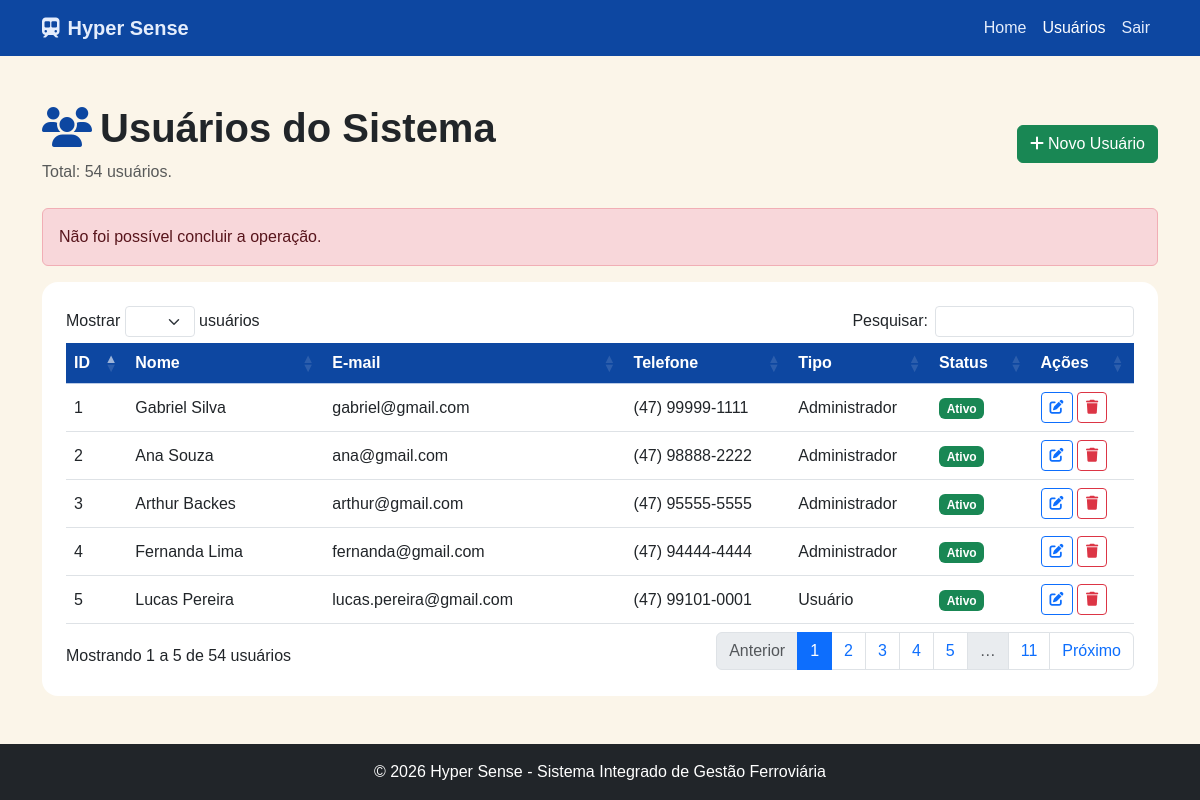
Page /Tela/usuario.php?erro=id_invalido (signed in) on the committed database.
### tables this page shows
CREATE TABLE IF NOT EXISTS usuarios (
    id INT AUTO_INCREMENT PRIMARY KEY,
    nome VARCHAR(150) NOT NULL,
    email VARCHAR(150) NOT NULL,
    telefone VARCHAR(30) NULL,
    tipo VARCHAR(50) NOT NULL DEFAULT 'Usuário',
    status VARCHAR(20) NOT NULL DEFAULT 'Ativo',
    senha VARCHAR(255) NULL,
    criado_em DATETIME NOT NULL DEFAULT CURRENT_TIMESTAMP,
    ultimo_acesso DATETIME NULL,
    deleted_at DATETIME NULL DEFAULT NULL,
    UNIQUE KEY uk_usuarios_email (email)
);

### Tela/usuario.php (the view, shortened to what this page needs)
<?php
require_once "auth.php";
$resultado = $conexao->query(
    "SELECT id, nome, email, telefone, tipo, status
     FROM usuarios
     WHERE deleted_at IS NULL
     ORDER BY id ASC"
);
$usuarios = [];
if ($resultado) {
    while ($u = $resultado->fetch_assoc()) {
        $usuarios[] = $u;
    }
}
$totalUsuarios = count($usuarios);
$paginaAtual = basename($_SERVER["PHP_SELF"]);
function isAtiva(string $pagina, string $paginaAtual): string
{
    return $pagina === $paginaAtual ? "active" : "";
}
?>
<!DOCTYPE html>
<html lang="pt-br">
<head>
    <link href="https://cdn.jsdelivr.net/npm/bootstrap@5.3.0/dist/css/bootstrap.min.css" rel="stylesheet">
    <link rel="stylesheet" href="https://cdnjs.cloudflare.com/ajax/libs/font-awesome/6.4.0/css/all.min.css">
    <link rel="stylesheet" href="https://cdn.datatables.net/1.13.4/css/dataTables.bootstrap5.min.css">
    <link rel="stylesheet" href="../Css/style.css">
</head>
<body>
    <nav class="navbar navbar-expand-lg navbar-dark navbar-hyper">
        <div class="container">
            <a class="navbar-brand fw-bold" href="index.php">
                <i class="fas fa-train-subway me-2"></i>Hyper Sense
            </a>
            <div class="navbar-nav ms-auto">
                <a class="nav-link <?= isAtiva('index.php', $paginaAtual) ?>" href="index.php">Home</a>
                <a class="nav-link <?= isAtiva('usuario.php', $paginaAtual) ?>" href="usuario.php">Usuários</a>
                <a class="nav-link" href="logout.php">Sair</a>
            </div>
        </div>
    </nav>
    <main class="container my-5">
        <div class="d-flex justify-content-between align-items-center mb-4">
            <div>
                <h1 class="display-6 fw-semibold">
                    <i class="fas fa-users text-primary me-2"></i>Usuários do Sistema
                </h1>
                <p class="text-muted mb-0">
                    Total: <?= $totalUsuarios ?> usuários.
                </p>
            </div>
            <a href="Cadastro.php" class="btn btn-success">
                <i class="fas fa-plus me-1"></i>Novo Usuário
            </a>
        </div>
        <?php if (isset($_GET["erro"])): ?>
            <div class="alert alert-danger">
                Não foi possível concluir a operação.
            </div>
        <?php endif; ?>
        <div class="card border-0 rounded-4">
            <div class="card-body p-4">
                <div class="table-responsive">
                    <table class="table table-hover table-striped align-middle" id="tabelaUsuarios">
                        <thead class="table-primary">
                            <tr>
                                <th>ID</th>
                                <th>Nome</th>
                                <th>E-mail</th>
                                <th>Telefone</th>
                                <th>Tipo</th>
                                <th>Status</th>
                                <th>Ações</th>
                            </tr>
                        </thead>
                        <tbody>
                            <?php foreach ($usuarios as $u): ?>
                                <tr>
                                    <td><?= (int)$u["id"] ?></td>
                                    <td><?= htmlspecialchars($u["nome"], ENT_QUOTES, "UTF-8") ?></td>
                                    <td><?= htmlspecialchars($u["email"], ENT_QUOTES, "UTF-8") ?></td>
                                    <td><?= htmlspecialchars((string)$u["telefone"], ENT_QUOTES, "UTF-8") ?></td>
                                    <td><?= htmlspecialchars($u["tipo"], ENT_QUOTES, "UTF-8") ?></td>
                                    <td>
                                        <span class="badge <?= $u["status"] === "Ativo" ? "bg-success" : "bg-secondary" ?>">
                                            <?= htmlspecialchars($u["status"], ENT_QUOTES, "UTF-8") ?>
                                        </span>
                                    </td>
                                    <td>
                                        <a href="editar.php?id=<?= (int)$u["id"] ?>"
                                           class="btn btn-sm btn-outline-primary"
                                           title="Editar">
                                            <i class="fas fa-edit"></i>
                                        </a>
                                        <a href="excluir.php?id=<?= (int)$u["id"] ?>"
                                           class="btn btn-sm btn-outline-danger"
                                           title="Excluir">
                                            <i class="fas fa-trash"></i>
                                        </a>
                                    </td>
                                </tr>
                            <?php endforeach; ?>
                        </tbody>
                    </table>
                </div>
            </div>
        </div>
    </main>
    <footer class="bg-dark text-white py-3 mt-5">
        <div class="container text-center">
            <p class="mb-0">
                &copy; 2026 Hyper Sense - Sistema Integrado de Gestão Ferroviária
            </p>
        </div>
    </footer>
</body>
</html>

### Css/style.css (style rules this page uses)
:root { --hyper-azul: #1e88e5; --hyper-azul-escuro: #0d47a1; --hyper-fundo: #fbf5e9; }
html, body { min-height: 100%; background: var(--hyper-fundo); }
body { font-family: Arial, Helvetica, sans-serif; }
.navbar-hyper { background: var(--hyper-azul-escuro) !important; }
.navbar-hyper .nav-link, .navbar-hyper .navbar-brand { color: #e4edfc; }
.navbar-hyper .nav-link.active, .navbar-hyper .nav-link:hover { color: white; }
.card { overflow: hidden; box-shadow: none !important; }
.table thead th { background: var(--hyper-azul-escuro); color: white; white-space: nowrap; }
.table tbody td { vertical-align: middle; }
.text-primary { color: var(--hyper-azul-escuro) !important; }
*, *::before, *::after { animation: none !important; transition: none !important; box-shadow: none !important; text-shadow: none !important; filter: none !important; scroll-behavior: auto !important; }

### rows in the picture
usuarios: id "1", nome "Gabriel Silva", email "gabriel@gmail.com", telefone "(47) 99999-1111", tipo "Administrador", status "Ativo"
usuarios: id "2", nome "Ana Souza", email "ana@gmail.com", telefone "(47) 98888-2222", tipo "Administrador", status "Ativo"
usuarios: id "3", nome "Arthur Backes", email "arthur@gmail.com", telefone "(47) 95555-5555", tipo "Administrador", status "Ativo"
usuarios: id "4", nome "Fernanda Lima", email "fernanda@gmail.com", telefone "(47) 94444-4444", tipo "Administrador", status "Ativo"
usuarios: id "5", nome "Lucas Pereira", email "lucas.pereira@gmail.com", telefone "(47) 99101-0001", tipo "Usuário", status "Ativo"

### other values in the picture
$totalUsuarios "54"
